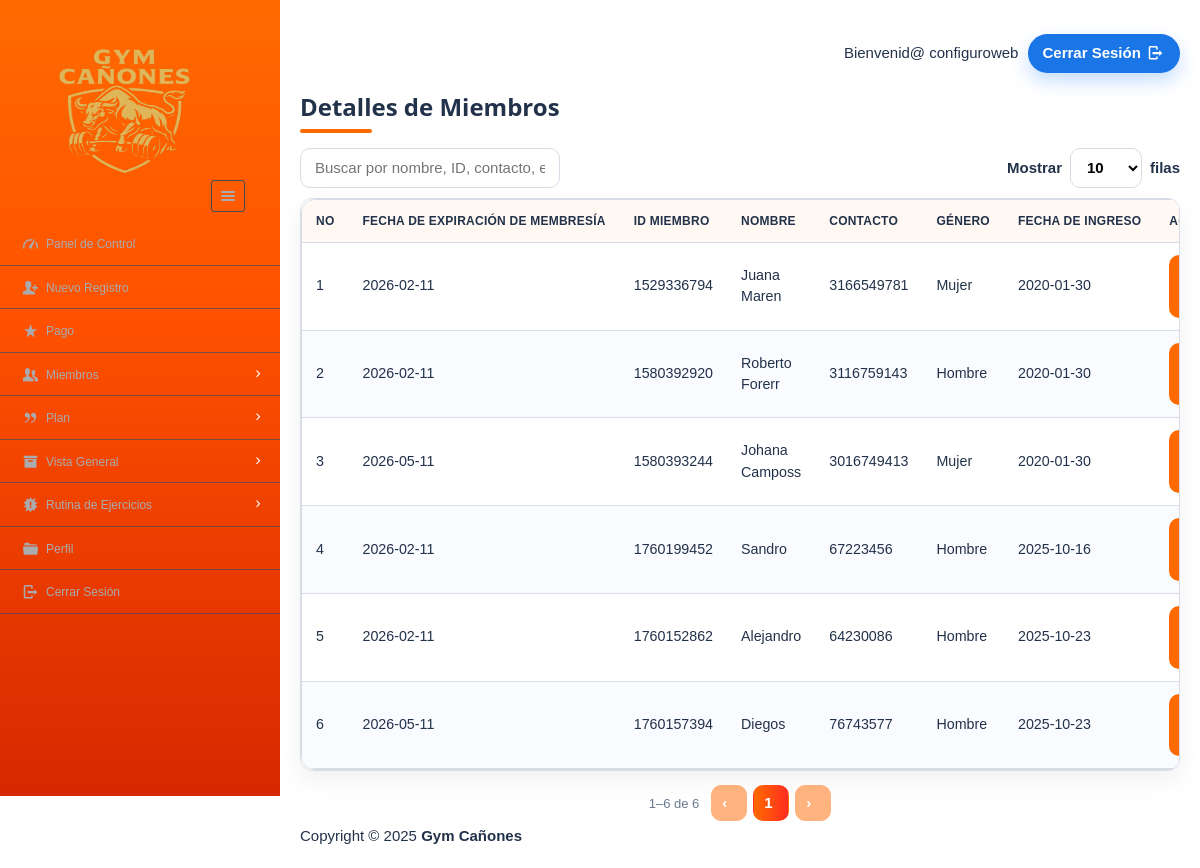
Page /dashboard/admin/table_view.php (signed in) on the committed database.
### tables this page shows
CREATE TABLE users (
  userid       VARCHAR(20) NOT NULL,
  username     VARCHAR(40) NOT NULL,
  gender       VARCHAR(8)  NOT NULL,
  mobile       VARCHAR(20) NOT NULL,
  email        VARCHAR(100) DEFAULT NULL,
  dob          VARCHAR(10) NOT NULL,
  joining_date VARCHAR(10) NOT NULL,
  PRIMARY KEY (userid),
  UNIQUE KEY email (email)
);

CREATE TABLE enrolls_to (
  et_id     INT NOT NULL AUTO_INCREMENT,
  pid       VARCHAR(8)  NOT NULL,
  uid       VARCHAR(20) NOT NULL,
  paid_date VARCHAR(15) DEFAULT NULL,
  expire    VARCHAR(15) DEFAULT NULL,
  renewal   VARCHAR(15) DEFAULT NULL,
  PRIMARY KEY (et_id),
  KEY idx_enroll_uid (uid),
  KEY idx_enroll_pid (pid)
);

### dashboard/admin/table_view.php (the view, shortened to what this page needs)
<?php
require '../../include/db_conn.php';
?>
<!DOCTYPE html>
<html lang="es">
<head>
  <link rel="stylesheet" href="../../css/style.css" id="style-resource-5">
  <link rel="stylesheet" href="../../css/dashMain.css">
  <link rel="stylesheet" href="../../css/entypo.css">
  <link rel="stylesheet" href="a1style.css">
  <link rel="stylesheet" href="../../css/table_members.css">
</head>
<body class="page-body page-fade" onload="collapseSidebar()">
<div class="page-container sidebar-collapsed" id="navbarcollapse">
  <div class="sidebar-menu">
    <header class="logo-env">
      <div class="logo">
        <a href="main.php">
          <img src="../../images/logo2.png" alt="" width="192" height="80">
        </a>
      </div>
      <div class="sidebar-collapse" onclick="collapseSidebar()">
        <a href="#" class="sidebar-collapse-icon with-animation">
          <i class="entypo-menu"></i>
        </a>
      </div>
    </header>
    <?php include('nav.php'); ?>
  </div>
  <div class="main-content ff-tablelist">
    <div class="row">
      <div class="col-md-6 col-sm-8 clearfix"></div>
      <div class="col-md-6 col-sm-4 clearfix hidden-xs">
        <ul class="list-inline links-list pull-right ff-links-list">
          <li>Bienvenid@ <?php echo htmlspecialchars($_SESSION['full_name']); ?></li>
          <li><a class="ff-pill" href="logout.php">Cerrar Sesión <i class="entypo-logout right"></i></a></li>
        </ul>
      </div>
    </div>
    <h3 class="ff-title">Detalles de Miembros</h3>
    <div class="ff-underline"></div>
    <div class="ff-toolbar" role="region" aria-label="Controles de tabla">
      <div class="ff-search">
        <input type="text" id="ffSearch" placeholder="Buscar por nombre, ID, contacto, etc." aria-label="Buscar">
      </div>
      <div class="ff-page-size">
        Mostrar
        <select id="ffPageSize" aria-label="Filas por página">
          <option value="10" selected>10</option>
        </select>
        filas
      </div>
    </div>
    <div class="ff-table-wrap">
      <table class="ff-table" id="membersTable">
        <thead>
          <tr>
            <th>No</th>
            <th>Fecha de Expiración de Membresía</th>
            <th>ID Miembro</th>
            <th>Nombre</th>
            <th>Contacto</th>
            <th>Género</th>
            <th>Fecha de Ingreso</th>
            <th>Acción</th>
          </tr>
        </thead>
        <tbody>
          <?php
            $result = mysqli_query($con, "SELECT * FROM users ORDER BY joining_date");
            $sno = 1;
            if ($result && mysqli_num_rows($result) > 0) {
              while ($row = mysqli_fetch_assoc($result)) {
                $uid = $row['userid'];
                $result1 = mysqli_query($con, "SELECT * FROM enrolls_to WHERE uid='$uid' AND renewal='yes' LIMIT 1");
                if ($result1 && mysqli_num_rows($result1) === 1) {
                  $row1 = mysqli_fetch_assoc($result1);
                  echo '<tr>';
                  echo '<td>'. $sno .'</td>';
                  echo '<td>'. htmlspecialchars($row1['expire']) .'</td>';
                  echo '<td>'. htmlspecialchars($row['userid']) .'</td>';
                  echo '<td>'. htmlspecialchars($row['username']) .'</td>';
                  echo '<td>'. htmlspecialchars($row['mobile']) .'</td>';
                  echo '<td>'. htmlspecialchars($row['gender']) .'</td>';
                  echo '<td>'. htmlspecialchars($row['joining_date']) .'</td>';
                  echo '<td>
                          <form action="viewall_detail.php" method="post" style="margin:0">
                            <input type="hidden" name="name" value="'. htmlspecialchars($uid) .'">
                            <button type="submit" class="ff-btn ff-btn--info">Ver Todo</button>
                          </form>
                        </td>';
                  echo '</tr>';
                  $sno++;
                }
              }
            } else {
              echo '<tr><td colspan="8" class="ff-empty">No hay miembros para mostrar.</td></tr>';
            }
          ?>
        </tbody>
      </table>
    </div>
    <div id="ffPager" class="ff-pagination" aria-live="polite"></div>
    <?php include('footer.php'); ?>
  </div>
</div>
</body>
</html>

### css/style.css (style rules this page uses)
html { font-size: 62.5%; font-family: sans-serif; }
div { display: block; }
body { font-family: "Noto Sans", sans-serif, "Helvetica Neue", Helvetica, Arial, sans-serif; font-size: 12px; line-height: 1.428571429; display: block; margin: 0; }
*, *:before, *:after { box-sizing: border-box; }
a { text-decoration: none; background: transparent; }
img { vertical-align: middle; }
img { border: 0; }
.logo img { width: 220px; height: 200px; }
input, button, select, textarea { font-family: inherit; font-size: inherit; line-height: inherit; }
button, input { line-height: normal; }
button, input, select, textarea { font-family: inherit; font-size: 100%; margin: 0; }
input:not([type]), input[type="email" i], input[type="number" i], input[type="password" i], input[type="tel" i], input[type="url" i], input[type="text" i] { padding: 1px 0px; }
input { background-color: white; cursor: text; padding: 1px; border-width: 2px; border-style: inset; border-color: initial; border-image: initial; }
input, textarea, select, button { text-rendering: auto; color: initial; letter-spacing: normal; word-spacing: normal; text-transform: none; text-indent: 0px; text-shadow: none; display: inline-block; text-align: start; margin: 0em; font: 400 13.3333px Arial; }
button, html input[type="button"], input[type="reset"], input[type="submit"] { cursor: pointer; }
button, select { text-transform: none; }
a { color: #373e4a; text-decoration: none; }
a { background: transparent; }
a { color: #373e4a; }
.page-container { position: relative; padding-left: 280px; }
.page-container .sidebar-menu { position: absolute; width: 280px; top: 0; left: 0; bottom: 0; background:#ff6a00; background:-webkit-linear-gradient(180deg,#ff6a00 0%,#ff5100 40%,#d62800 100%); background:linear-gradient(180deg,#ff6a00 0%,#ff5100 40%,#d62800 100%); color: #aaabae; z-index: 1; min-height: 796px; box-sizing: border-box; }
.page-container .sidebar-menu .logo-env { width: 100%; padding: 35px; padding-bottom: 10px; box-sizing: border-box; }
.page-container .sidebar-menu .logo-env:before, .page-container .sidebar-menu .logo-env:after { content: " "; display: table; }
.page-container .sidebar-menu .logo-env > div { display: block; vertical-align: middle; white-space: nowrap; float: left; }
.page-container .sidebar-menu .logo-env > div > a { display: inline-block; color: #aaabae; }
.page-container .sidebar-menu .logo-env > div.sidebar-collapse, .page-container .sidebar-menu .logo-env > div.sidebar-mobile-menu { position: relative; float: right; }
.page-container .sidebar-menu .logo-env > div.sidebar-collapse a, .page-container .sidebar-menu .logo-env > div.sidebar-mobile-menu a { display: inline-block; border: 1px solid #454a54; text-align: center; padding: 0; line-height: 1; font-size: 20px; font-weight: 300; padding: 5px 2px; background-clip: padding-box; border-radius: 3px; transition: all 200ms ease-in-out; }
.page-container .sidebar-menu .logo-env .logo img { width: 180px; height: 150px; }
.page-container .sidebar-menu .logo-env:after { clear: both; }
ul, ol { margin-top: 0; margin-bottom: 8.5px; }
ul, menu, dir { display: block; list-style-type: disc; }
li { display: list-item; }
i, cite, em, var, address, dfn { font-style: italic; }

### css/entypo.css (style rules this page uses)
[class^="entypo-"]:before, [class*=" entypo-"]:before { font-family: "entypo"; font-style: normal; font-weight: normal; speak: none; display: inline-block; text-decoration: inherit; width: 1em; margin-right: .2em; text-align: center; font-variant: normal; text-transform: none; line-height: 1em; margin-left: .2em; }
.entypo-menu:before { content: '\e811'; }
.entypo-logout:before { content: '\e85d'; }

### dashboard/admin/a1style.css (style rules this page uses)
*,*:before,*:after { box-sizing:inherit }
html { -ms-text-size-adjust:100%;-webkit-text-size-adjust:100% }
body { margin:0 }
article,aside,details,figcaption,figure,footer,header,main,menu,nav,section,summary { display:block }
a { background-color:transparent;-webkit-text-decoration-skip:objects }
img { border-style:none }
button,input,select,textarea { font:inherit;margin:0 }
button,input { overflow:visible }
button,select { text-transform:none }
button,html [type=button],[type=reset],[type=submit] { -webkit-appearance:button }
html,body { font-family:Verdana,sans-serif;font-size:15px;line-height:1.5 }
html { overflow-x:hidden }
h1,h2,h3,h4,h5,h6,.a1-slim,.a1-wide { font-family:"Segoe UI",Arial,sans-serif }
h3 { font-size:24px }
h1,h2,h3,h4,h5,h6 { font-weight:400;margin:10px 0 }
img { margin-bottom:-5px }
a { color:inherit }

### rows in the picture
users: enrolls_to.expire "2026-02-11", userid "1529336794", username "Juana Maren", mobile "3166549781", gender "Mujer", joining_date "2020-01-30"
users: enrolls_to.expire "2026-02-11", userid "1580392920", username "Roberto Forerr", mobile "3116759143", gender "Hombre", joining_date "2020-01-30"
users: enrolls_to.expire "2026-05-11", userid "1580393244", username "Johana Camposs", mobile "3016749413", gender "Mujer", joining_date "2020-01-30"
users: enrolls_to.expire "2026-02-11", userid "1760199452", username "Sandro", mobile "67223456", gender "Hombre", joining_date "2025-10-16"
users: enrolls_to.expire "2026-02-11", userid "1760152862", username "Alejandro", mobile "64230086", gender "Hombre", joining_date "2025-10-23"
users: enrolls_to.expire "2026-05-11", userid "1760157394", username "Diegos", mobile "76743577", gender "Hombre", joining_date "2025-10-23"

### other values in the picture
$_SESSION['full_name'] "configuroweb"
